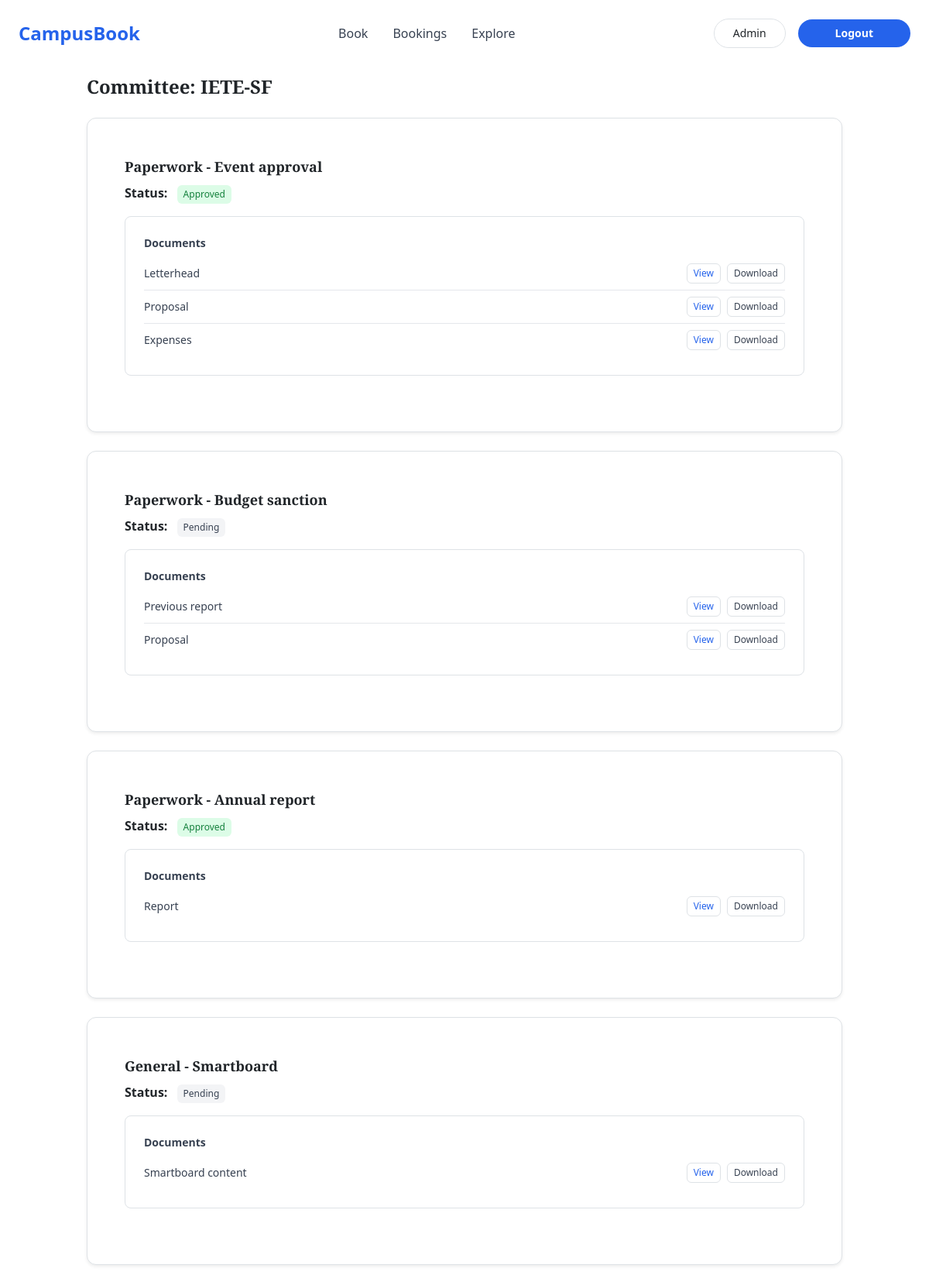
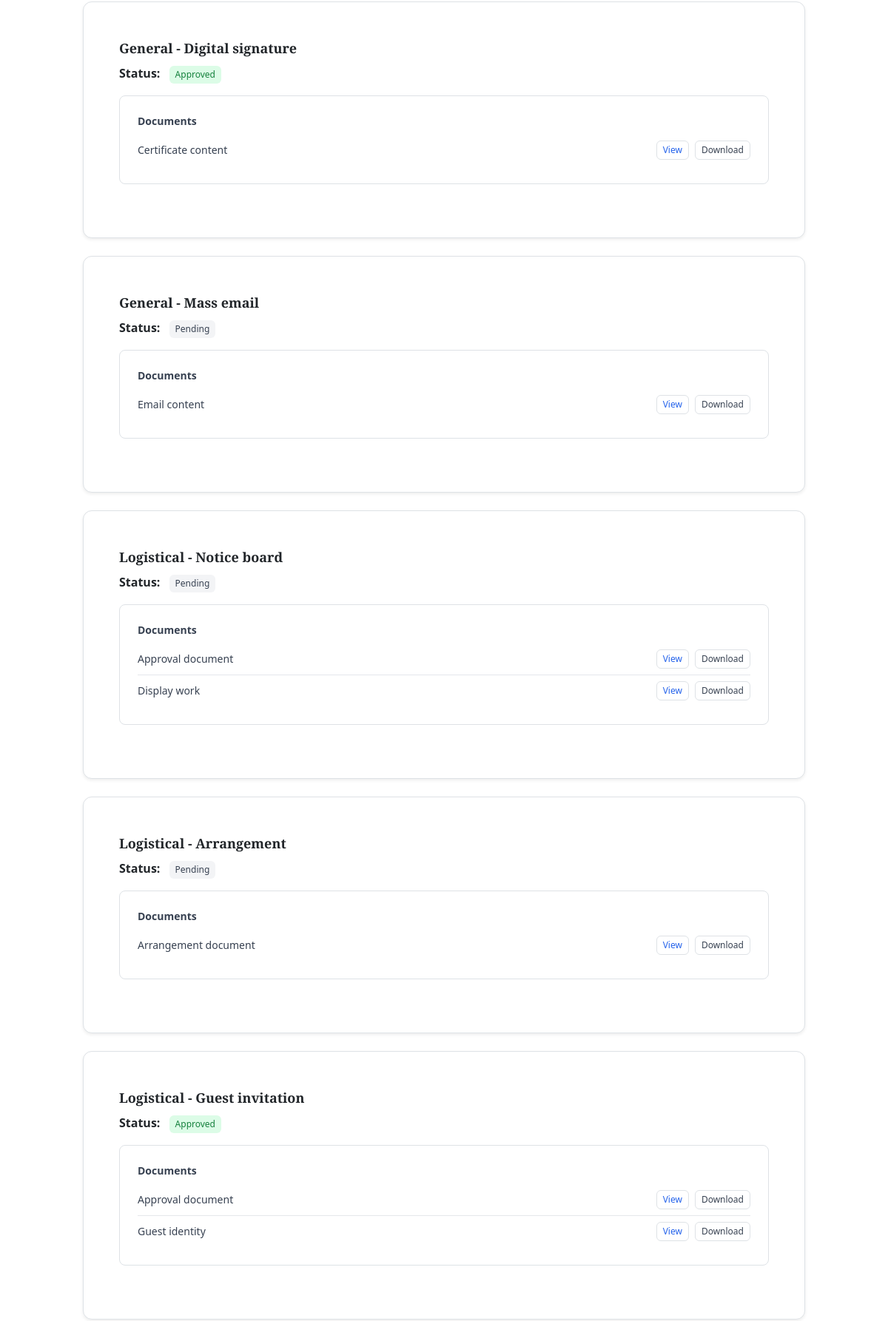
Page /admin_committee_view.php?committee_id=IETE-SF (signed in, upper part) on the committed database (2 pictures, top to bottom).
### tables this page shows
CREATE TABLE `paperwork_documents` (
  `document_id` int(11) NOT NULL,
  `paperwork_id` int(11) DEFAULT NULL,
  `document_type` varchar(50) DEFAULT NULL,
  `file_path` varchar(255) DEFAULT NULL
);

CREATE TABLE `general_documents` (
  `document_id` int(11) NOT NULL,
  `request_id` int(11) DEFAULT NULL,
  `document_type` varchar(50) DEFAULT NULL,
  `file_path` varchar(255) DEFAULT NULL
);

CREATE TABLE `logistical_documents` (
  `document_id` int(11) NOT NULL,
  `request_id` int(11) DEFAULT NULL,
  `document_type` varchar(50) DEFAULT NULL,
  `file_path` varchar(255) DEFAULT NULL
);

### admin_committee_view.php (the view, shortened to what this page needs)
<?php
include('includes/header.php');
require 'includes/db_connect.php';
$committee_id = $_GET['committee_id'] ?? '';
function getDocuments($conn, $category, $type, $committee_id) {
    $map = [
        "Paperwork" => ["table"=>"paperwork", "doc_table"=>"paperwork_documents", "id"=>"paperwork_id", "date"=>"uploaded_at"],
        "General" => ["table"=>"general_requests", "doc_table"=>"general_documents", "id"=>"request_id", "date"=>"created_at"],
        "Logistical" => ["table"=>"logistical_requests", "doc_table"=>"logistical_documents", "id"=>"request_id", "date"=>"created_at"],
        "DateTime" => ["table"=>"datetime_requests", "doc_table"=>"datetime_documents", "id"=>"request_id", "date"=>"created_at"]
    ];
    $t = $map[$category]['table'];
    $doc_t = $map[$category]['doc_table'];
    $id_col = $map[$category]['id'];
    $date_col = $map[$category]['date'];
    $stmt = $conn->prepare("
        SELECT $id_col FROM $t
        WHERE committee_id = ? AND type = ?
        ORDER BY $date_col DESC
        LIMIT 1
    ");
    $stmt->bind_param("ss", $committee_id, $type);
    $stmt->execute();
    $res = $stmt->get_result()->fetch_assoc();
    $req_id = $res[$id_col];
    $docs = $conn->query("SELECT document_type, file_path FROM $doc_t WHERE $id_col = $req_id");
    $files = [];
    while ($d = $docs->fetch_assoc()) {
        $files[] = $d;
    }
    return $files;
}
$queries = [
"Paperwork" => "
SELECT 'Paperwork' AS category, type, status, admin_status, forwarded_to_admin
FROM paperwork p1
WHERE committee_id = '$committee_id'
AND uploaded_at = (
    SELECT MAX(uploaded_at)
    FROM paperwork p2
    WHERE p2.type = p1.type
    AND p2.committee_id = '$committee_id'
)
",
"General" => "
SELECT 'General' AS category, type, status, admin_status, forwarded_to_admin
FROM general_requests g1
WHERE committee_id = '$committee_id'
AND created_at = (
    SELECT MAX(created_at)
    FROM general_requests g2
    WHERE g2.type = g1.type
    AND g2.committee_id = '$committee_id'
)
",
"Logistical" => "
SELECT 'Logistical' AS category, type, status, admin_status, forwarded_to_admin
FROM logistical_requests l1
WHERE committee_id = '$committee_id'
AND created_at = (
    SELECT MAX(created_at)
    FROM logistical_requests l2
    WHERE l2.type = l1.type
    AND l2.committee_id = '$committee_id'
)
",
"DateTime" => "
SELECT 'DateTime' AS category, type, status, admin_status, forwarded_to_admin
FROM datetime_requests d1
WHERE committee_id = '$committee_id'
AND created_at = (
    SELECT MAX(created_at)
    FROM datetime_requests d2
    WHERE d2.type = d1.type
    AND d2.committee_id = '$committee_id'
)
"
];
$all_requests = [];
foreach ($queries as $q) {
    $res = $conn->query($q);
    while ($row = $res->fetch_assoc()) {
        $all_requests[] = $row;
    }
}
?>
<!DOCTYPE html>
<html>
<head>
</head>
<body>
<div class="pt-24 max-w-5xl mx-auto px-4">
    <h2 class="text-2xl font-semibold mb-6">
        Committee: <?= htmlspecialchars($committee_id) ?>
    </h2>
    <?php foreach ($all_requests as $req): ?>
    <div class="bg-white rounded-xl shadow-sm border border-gray-200 p-5 mb-6">
        <h3 class="text-lg font-semibold mb-2">
            <?= $req['category'] ?> - <?= ucfirst(str_replace("_"," ",$req['type'])) ?>
        </h3>
        <p class="mb-3">
            <strong>Status:</strong>
            <?php
            if ($req['forwarded_to_admin'] == 1 && $req['admin_status'] == 'pending') {
                echo "<span class='inline-block ml-2 px-2 py-1 text-xs bg-blue-100 text-blue-700 rounded'>Forwarded</span>";
            }
            elseif ($req['admin_status'] == 'approved') {
                echo "<span class='inline-block ml-2 px-2 py-1 text-xs bg-green-100 text-green-700 rounded'>Approved</span>";
            }
            elseif ($req['admin_status'] == 'rejected') {
                echo "<span class='inline-block ml-2 px-2 py-1 text-xs bg-red-100 text-red-700 rounded'>Rejected</span>";
            }
            else {
                echo "<span class='inline-block ml-2 px-2 py-1 text-xs bg-gray-100 text-gray-700 rounded'>Pending</span>";
            }
            ?>
        </p>
        <?php $docs = getDocuments($conn, $req['category'], $req['type'], $committee_id); ?>
        <div class="border border-gray-200 rounded-lg p-4 mb-4">
            <strong class="block mb-2 text-sm text-gray-700">Documents</strong>
            <?php if (!empty($docs)): ?>
                <?php foreach ($docs as $d): ?>
                    <div class="flex justify-between items-center py-2 border-b last:border-none">
                        <span class="text-sm text-gray-700">
                            <?= ucfirst(str_replace("_"," ",$d['document_type'])) ?>
                        </span>
                        <div class="flex gap-2">
                            <a href="<?= $d['file_path'] ?>" target="_blank"
                               class="text-blue-600 text-xs border border-blue-600 px-2 py-1 rounded hover:bg-blue-50 transition">
                                View
                            </a>
                            <a href="<?= $d['file_path'] ?>" download
                               class="text-gray-700 text-xs border border-gray-300 px-2 py-1 rounded hover:bg-gray-100 transition">
                                Download
                            </a>
                        </div>
                    </div>
                <?php endforeach; ?>
            <?php else: ?>
                <p class="text-sm text-gray-400">No documents</p>
            <?php endif; ?>
        </div>
    </div>
    <?php endforeach; ?>
</div>
</body>
</html>

### assets/css/styles.css (style rules this page uses)
body { background-color: white; font-family: 'Poppins', sans-serif; }
h1, h2, h3 { font-family: 'Playfair Display', serif; }
html, body { height: 100%; margin: 0; display: flex; flex-direction: column; }

### includes/header.php (style rules this page uses)
h1,h2,h3 { font-family:'Playfair Display', serif; }

### admin_committee_view.php (style rules this page uses)
body { font-family: 'Segoe UI', sans-serif; margin:0; }

### rows in the picture
paperwork_documents: document_type "Letterhead"
paperwork_documents: document_type "Proposal"
paperwork_documents: document_type "Expenses"
paperwork_documents: document_type "Previous report"
paperwork_documents: document_type "Proposal"
paperwork_documents: document_type "Report"
general_documents: document_type "Smartboard content"
general_documents: document_type "Certificate content"
general_documents: document_type "Email content"
logistical_documents: document_type "Approval document"
logistical_documents: document_type "Display work"
logistical_documents: document_type "Arrangement document"
logistical_documents: document_type "Approval document"
logistical_documents: document_type "Guest identity"

### other values in the picture
$committee_id "IETE-SF"
$req['category'] "Paperwork"
str_replace("_"," ",$req['type']) "Event approval"
str_replace("_"," ",$req['type']) "Budget sanction"
str_replace("_"," ",$req['type']) "Annual report"
$req['category'] "General"
str_replace("_"," ",$req['type']) "Smartboard"
str_replace("_"," ",$req['type']) "Digital signature"
str_replace("_"," ",$req['type']) "Mass email"
$req['category'] "Logistical"
str_replace("_"," ",$req['type']) "Notice board"
str_replace("_"," ",$req['type']) "Arrangement"
str_replace("_"," ",$req['type']) "Guest invitation"
